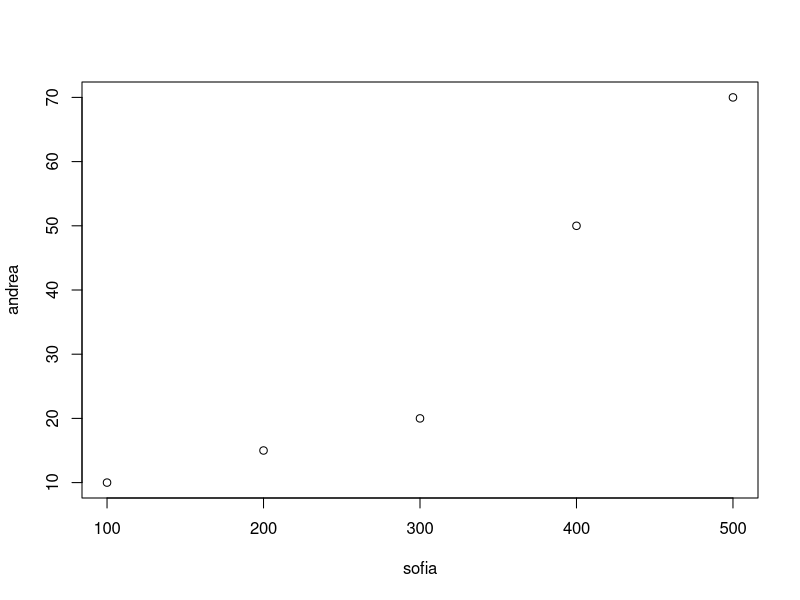
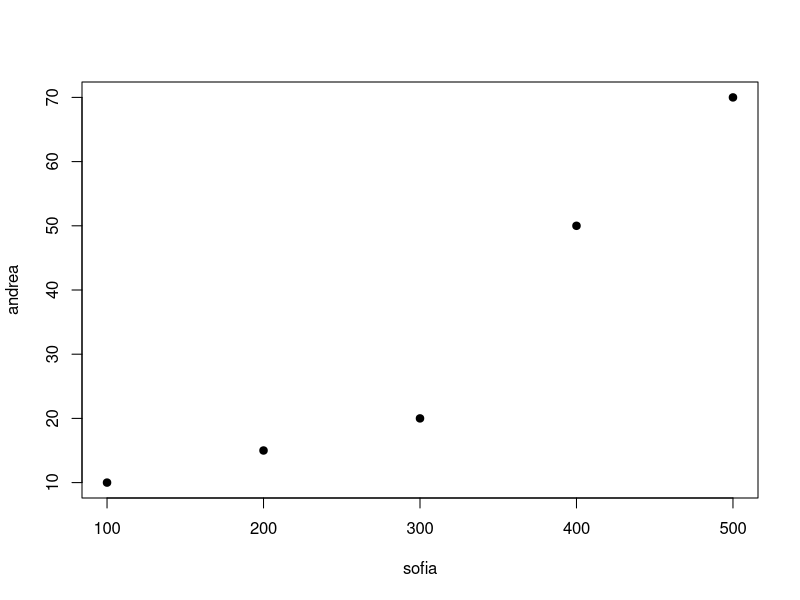
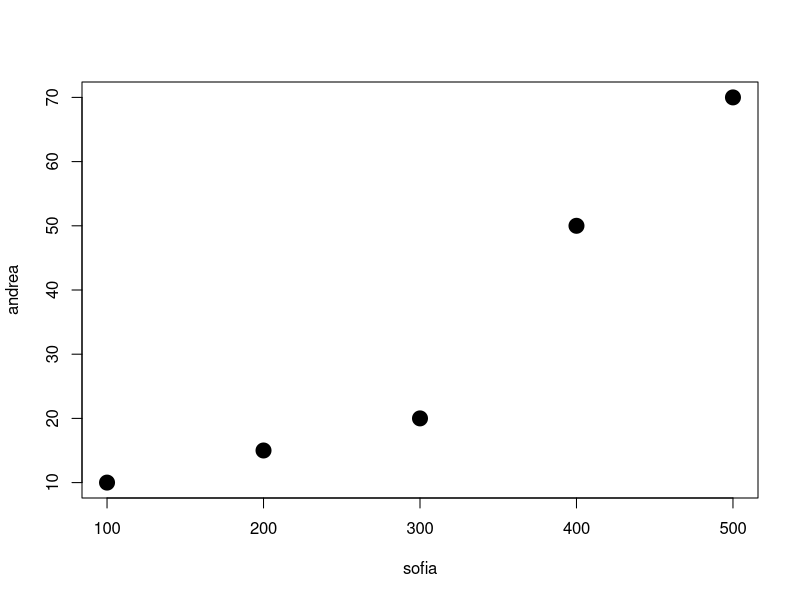
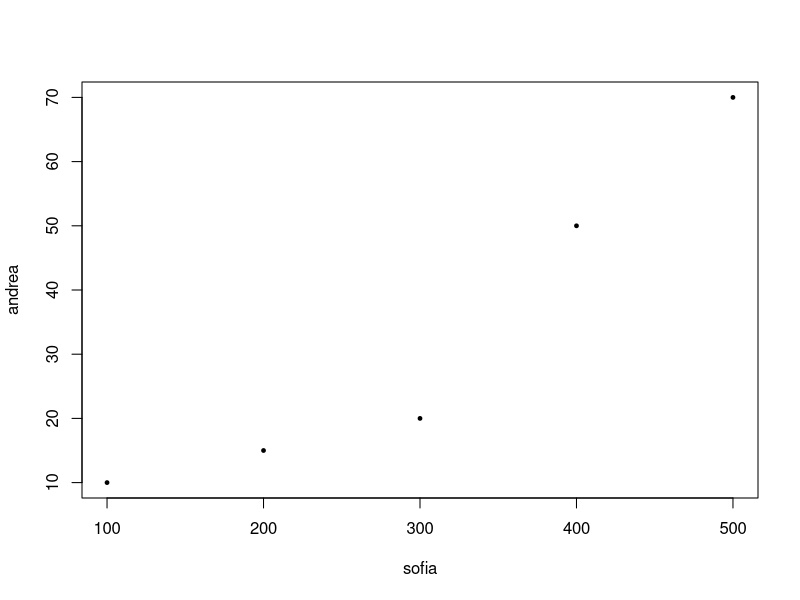
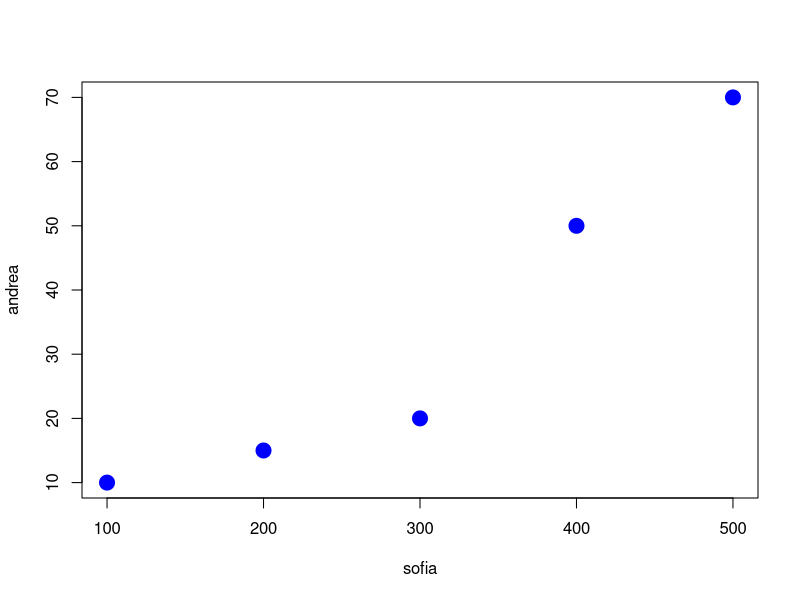
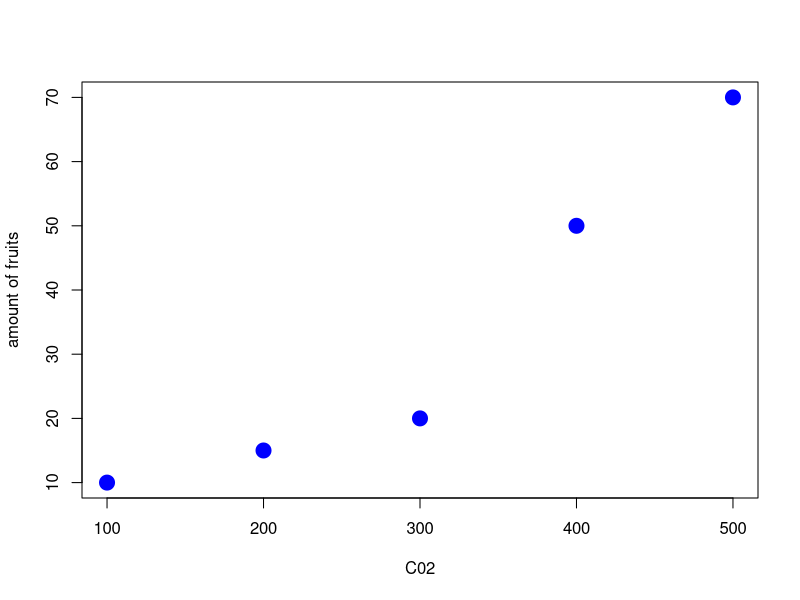

R code for these plots, in order:
# there are 3 concepts:
# 1. object
# 2. the assignemnt (<-)
# 3. comment (like this one!)
# 4. functions (like function 'c()' and 'plot()' containing different arguments
# 5. arrays (set of different elements)

2 + 3 # this is my first operation in R 

# it's important to make use of objects
cato <- 2 + 3 #the result of the operation is assigned to an object called 'cato'


maria <- 4 + 2
maria 

cato + maria

cato ^ maria

(cato + maria) ^ cato 


# arrays or vectors
andrea <- c(10, 15, 20, 50, 70) # concatenated every in a function structuredf with parenthesis
# all arguments are separted by commas in a function
andrea

sofia <- c(100, 200, 300, 400, 500)

# now i want to correlate andrea e sofia, reationship between amount of co2 and the fruits 
# i use function 'plot'

plot(sofia, andrea)

#i can chnage stuff in the plot
# symbols, as black filled circles
# pCh R software: each number associated with a symbol 
# the site is https://www.datanovia.com/en/blog/pch-in-r-best-tips/

plot(sofia, andrea, pch=19) # sofia here is an argument but no space between parenthesis 

plot(sofia, andrea, pch=19, cex=2) # to modify dimension of points bigger 

plot(sofia, andrea, pch=19, cex=0.5) # to modify dimension of points 0.5 or .5 smaller

plot(sofia, andrea, pch=19, cex=2, col="blue") # to modify color in https://r-graph-gallery.com/42-colors-names.html

plot(sofia, andrea, pch=19, cex=2, col="blue", xlab="C02", ylab="amount of fruits") # to modify labels 
